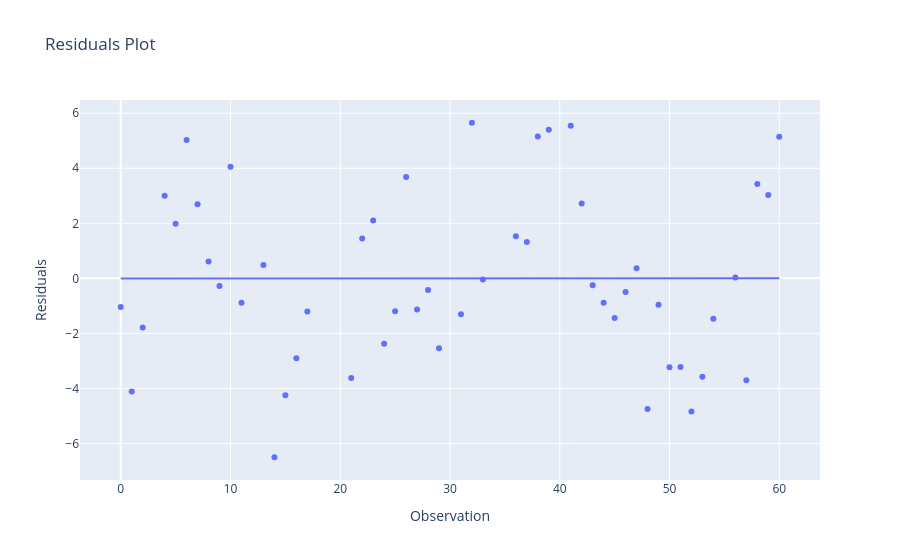

Here is the notebook cell this chart was saved with:
### Code cell
resid_df = pd.DataFrame({
    "index": residuals.index,
    "residuals": residuals
})

fig = px.scatter(resid_df, x="index", y="residuals",
                 title="Residuals Plot",
                 labels={"index": "Observation", "residuals": "Residuals"},
                 trendline="ols")
fig.show()

### Figure 1 — Plotly figure (JSON) as saved in the notebook; plotly's stock layout.template omitted (floating-point values rounded to 4 significant figures)
{"data": [{"hovertemplate": "Observation=%{x}<br>Residuals=%{y}<extra></extra>", "legendgroup": "", "marker": {"color": "#636efa", "symbol": "circle"}, "mode": "markers", "name": "", "orientation": "v", "showlegend": false, "type": "scatter", "x": [37, 58, 31, 60, 36, 14, 22, 1, 56, 47, 38, 16, 51, 39, 50, 10, 57, 27, 26, 48, 17, 41, 54, 43, 46, 2, 25, 52, 45, 6, 21, 53, 42, 29, 59, 32, 44, 5, 8, 49, 11, 7, 0, 23, 13, 24, 28, 15, 9, 4, 33], "xaxis": "x", "y": [1.323, 3.423, -1.303, 5.147, 1.526, -6.499, 1.447, -4.107, 0.0276, 0.3679, 5.155, -2.906, -3.223, 5.403, -3.231, 4.056, -3.698, -1.132, 3.683, -4.747, -1.202, 5.546, -1.463, -0.2521, -0.4947, -1.783, -1.194, -4.838, -1.444, 5.026, -3.618, -3.578, 2.717, -2.537, 3.032, 5.653, -0.888, 1.983, 0.6118, -0.9628, -0.8896, 2.694, -1.043, 2.098, 0.483, -2.38, -0.4248, -4.248, -0.2798, 3.001, -0.03988], "yaxis": "y"}, {"hovertemplate": "<b>OLS trendline</b><br>residuals = 0.000274369 * index + -0.00841399<br>R<sup>2</sup>=0.000003<br><br>Observation=%{x}<br>Residuals=%{y} <b>(trend)</b><extra></extra>", "legendgroup": "", "marker": {"color": "#636efa", "symbol": "circle"}, "mode": "lines", "name": "", "showlegend": false, "type": "scatter", "x": [0, 1, 2, 4, 5, 6, 7, 8, 9, 10, 11, 13, 14, 15, 16, 17, 21, 22, 23, 24, 25, 26, 27, 28, 29, 31, 32, 33, 36, 37, 38, 39, 41, 42, 43, 44, 45, 46, 47, 48, 49, 50, 51, 52, 53, 54, 56, 57, 58, 59, 60], "xaxis": "x", "y": [-0.008414, -0.00814, -0.007865, -0.007317, -0.007042, -0.006768, -0.006493, -0.006219, -0.005945, -0.00567, -0.005396, -0.004847, -0.004573, -0.004298, -0.004024, -0.00375, -0.002652, -0.002378, -0.002103, -0.001829, -0.001555, -0.00128, -0.001006, -0.0007317, -0.0004573, 9.146e-05, 0.0003658, 0.0006402, 0.001463, 0.001738, 0.002012, 0.002286, 0.002835, 0.00311, 0.003384, 0.003658, 0.003933, 0.004207, 0.004481, 0.004756, 0.00503, 0.005304, 0.005579, 0.005853, 0.006128, 0.006402, 0.006951, 0.007225, 0.007499, 0.007774, 0.008048], "yaxis": "y"}], "layout": {"legend": {"tracegroupgap": 0}, "title": {"text": "Residuals Plot"}, "xaxis": {"anchor": "y", "domain": [0, 1], "title": {"text": "Observation"}}, "yaxis": {"anchor": "x", "domain": [0, 1], "title": {"text": "Residuals"}}}}
